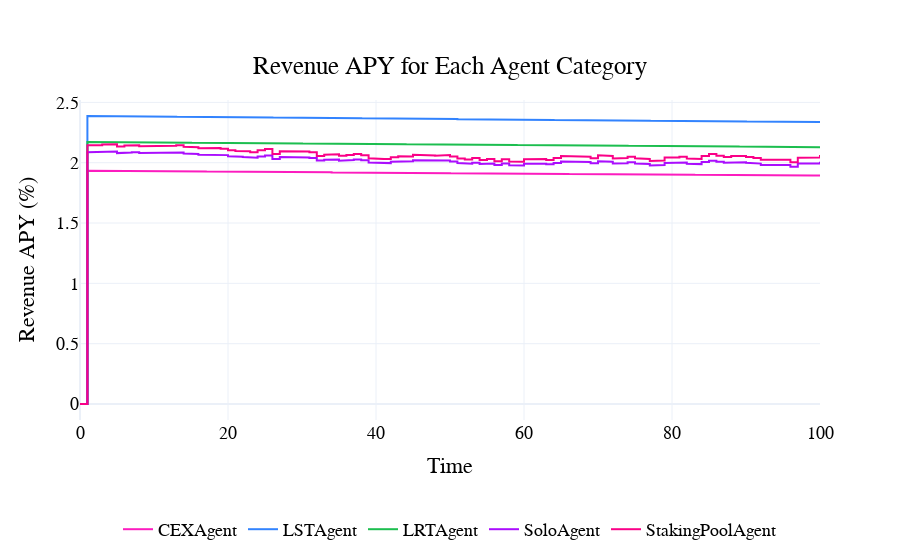

Here is the notebook cell this chart was saved with:
### Code cell
visualizations.plot_revenue_APY_for_agents(df, agents)

### Figure 1 — Plotly figure (JSON) as saved in the notebook; plotly's stock layout.template omitted (floating-point values rounded to 4 significant figures; data arrays with more than 128 entries replaced by an {"elided": "..."} marker saying what was removed)
{"data": [{"line": {"color": "#FC1CBF"}, "name": "CEXAgent", "type": "scatter", "x": {"elided": "601 int values"}, "y": {"elided": "601 float values"}}, {"line": {"color": "#3283FE"}, "name": "LSTAgent", "type": "scatter", "x": {"elided": "601 int values"}, "y": {"elided": "601 float values"}}, {"line": {"color": "#1CBE4F"}, "name": "LRTAgent", "type": "scatter", "x": {"elided": "601 int values"}, "y": {"elided": "601 float values"}}, {"line": {"color": "#AA0DFE"}, "name": "SoloAgent", "type": "scatter", "x": {"elided": "601 int values"}, "y": {"elided": "601 float values"}}, {"line": {"color": "#FA0087"}, "name": "StakingPoolAgent", "type": "scatter", "x": {"elided": "601 int values"}, "y": {"elided": "601 float values"}}], "layout": {"font": {"color": "black", "family": "Arial", "size": 18}, "hovermode": "x unified", "legend": {"font": {"color": "black", "size": 18}, "orientation": "h", "x": 0.5, "xanchor": "center", "y": -0.4, "yanchor": "bottom"}, "paper_bgcolor": "rgba(255, 255, 255, 1)", "plot_bgcolor": "rgba(255, 255, 255, 1)", "title": {"text": "Revenue APY for Each Agent Category", "x": 0.5, "xanchor": "center", "y": 0.9, "yanchor": "top"}, "xaxis": {"title": {"text": "Time"}}, "yaxis": {"title": {"text": "Revenue APY (%)"}}}}
